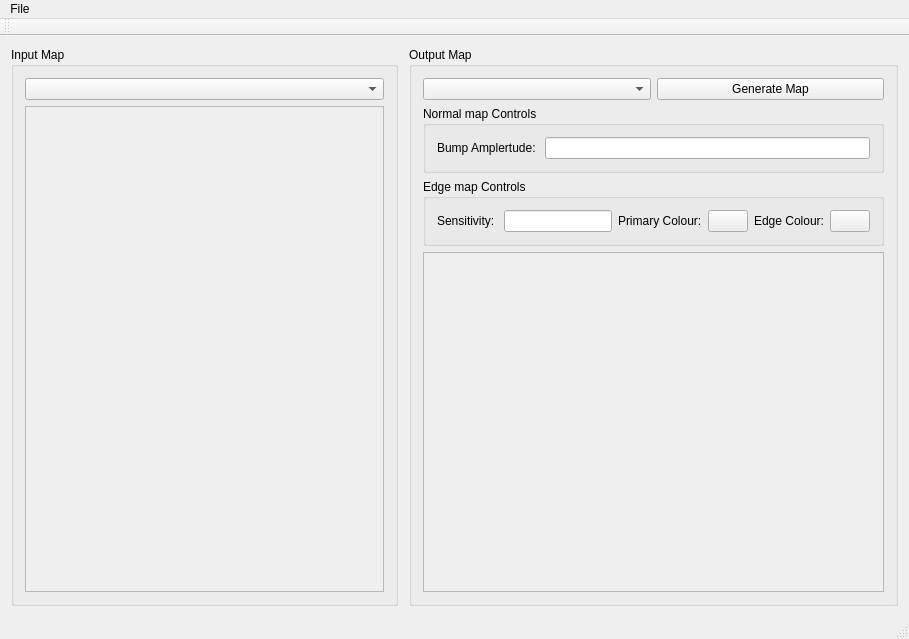
<?xml version="1.0" encoding="UTF-8"?>
<ui version="4.0">
 <class>MapGeneratorWindow</class>
 <widget class="QMainWindow" name="MapGeneratorWindow">
  <property name="geometry">
   <rect>
    <x>0</x>
    <y>0</y>
    <width>909</width>
    <height>639</height>
   </rect>
  </property>
  <property name="windowTitle">
   <string>MapGeneratorWindow</string>
  </property>
  <widget class="QWidget" name="centralWidget">
   <layout class="QHBoxLayout" name="horizontalLayout_4">
    <item>
     <widget class="QGroupBox" name="groupbox_inputMap">
      <property name="title">
       <string>Input Map</string>
      </property>
      <layout class="QVBoxLayout" name="verticalLayout_2">
       <item>
        <widget class="QComboBox" name="comboBox_inputMapType"/>
       </item>
       <item>
        <widget class="QScrollArea" name="scrollArea_inputMap">
         <property name="widgetResizable">
          <bool>true</bool>
         </property>
         <widget class="QWidget" name="scrollAreaWidgetContents">
          <property name="geometry">
           <rect>
            <x>0</x>
            <y>0</y>
            <width>393</width>
            <height>507</height>
           </rect>
          </property>
          <layout class="QVBoxLayout" name="verticalLayout">
           <item>
            <widget class="QLabel" name="label_inputMap">
             <property name="text">
              <string/>
             </property>
            </widget>
           </item>
          </layout>
         </widget>
        </widget>
       </item>
      </layout>
     </widget>
    </item>
    <item>
     <spacer name="horizontalSpacer">
      <property name="orientation">
       <enum>Qt::Horizontal</enum>
      </property>
      <property name="sizeType">
       <enum>QSizePolicy::Minimum</enum>
      </property>
      <property name="sizeHint" stdset="0">
       <size>
        <width>5</width>
        <height>20</height>
       </size>
      </property>
     </spacer>
    </item>
    <item>
     <widget class="QGroupBox" name="groupBox_outputMap">
      <property name="title">
       <string>Output Map</string>
      </property>
      <layout class="QVBoxLayout" name="verticalLayout_4">
       <item>
        <layout class="QHBoxLayout" name="horizontalLayout_5">
         <item>
          <widget class="QComboBox" name="comboBox_outputMapType"/>
         </item>
         <item>
          <widget class="QPushButton" name="pushButton_generateMap">
           <property name="text">
            <string>Generate Map</string>
           </property>
          </widget>
         </item>
        </layout>
       </item>
       <item>
        <widget class="QGroupBox" name="groupBox_normalMapControls_2">
         <property name="maximumSize">
          <size>
           <width>16777215</width>
           <height>100</height>
          </size>
         </property>
         <property name="title">
          <string>Normal map Controls</string>
         </property>
         <layout class="QVBoxLayout" name="verticalLayout_3">
          <item>
           <layout class="QHBoxLayout" name="horizontalLayout_3">
            <item>
             <widget class="QLabel" name="label_bumpAmpDesc_2">
              <property name="text">
               <string>Bump Amplertude: </string>
              </property>
             </widget>
            </item>
            <item>
             <widget class="QLineEdit" name="lineEdit_bumpAmp"/>
            </item>
           </layout>
          </item>
         </layout>
        </widget>
       </item>
       <item>
        <widget class="QGroupBox" name="groupBox_edgeMapControls">
         <property name="title">
          <string>Edge map Controls</string>
         </property>
         <layout class="QHBoxLayout" name="horizontalLayout">
          <item>
           <widget class="QLabel" name="label_edgeMap_sensivity">
            <property name="text">
             <string>Sensitivity: </string>
            </property>
           </widget>
          </item>
          <item>
           <widget class="QLineEdit" name="lineEdit_edgeMapSensivity"/>
          </item>
          <item>
           <widget class="QLabel" name="label_edgeMapPrimaryColour">
            <property name="text">
             <string>Primary Colour:</string>
            </property>
           </widget>
          </item>
          <item>
           <widget class="QPushButton" name="pushButton_edgeMapPrimaryColour">
            <property name="text">
             <string/>
            </property>
           </widget>
          </item>
          <item>
           <widget class="QLabel" name="label_edgeMapEdgeColourDesc">
            <property name="text">
             <string>Edge Colour:</string>
            </property>
           </widget>
          </item>
          <item>
           <widget class="QPushButton" name="pushButton_edgeMapEdgeColour">
            <property name="text">
             <string/>
            </property>
           </widget>
          </item>
         </layout>
        </widget>
       </item>
       <item>
        <widget class="QScrollArea" name="scrollArea_outputMap">
         <property name="widgetResizable">
          <bool>true</bool>
         </property>
         <widget class="QWidget" name="scrollAreaWidgetContents_2">
          <property name="geometry">
           <rect>
            <x>0</x>
            <y>0</y>
            <width>437</width>
            <height>379</height>
           </rect>
          </property>
          <layout class="QHBoxLayout" name="horizontalLayout_2">
           <item>
            <widget class="QLabel" name="label_outputMap">
             <property name="text">
              <string/>
             </property>
            </widget>
           </item>
          </layout>
         </widget>
        </widget>
       </item>
      </layout>
     </widget>
    </item>
   </layout>
  </widget>
  <widget class="QMenuBar" name="menuBar">
   <property name="geometry">
    <rect>
     <x>0</x>
     <y>0</y>
     <width>909</width>
     <height>21</height>
    </rect>
   </property>
   <widget class="QMenu" name="menuFile">
    <property name="title">
     <string>File</string>
    </property>
    <addaction name="actionSet_Input_Map"/>
    <addaction name="actionSave_Output_Map"/>
   </widget>
   <addaction name="menuFile"/>
  </widget>
  <widget class="QToolBar" name="mainToolBar">
   <attribute name="toolBarArea">
    <enum>TopToolBarArea</enum>
   </attribute>
   <attribute name="toolBarBreak">
    <bool>false</bool>
   </attribute>
  </widget>
  <widget class="QStatusBar" name="statusBar"/>
  <action name="actionSet_Input_Map">
   <property name="text">
    <string>Set Input Map</string>
   </property>
   <property name="shortcut">
    <string>Ctrl+O</string>
   </property>
  </action>
  <action name="actionSave_Output_Map">
   <property name="text">
    <string>Save Output Map</string>
   </property>
   <property name="shortcut">
    <string>Ctrl+S</string>
   </property>
  </action>
 </widget>
 <layoutdefault spacing="6" margin="11"/>
 <resources/>
 <connections/>
</ui>
